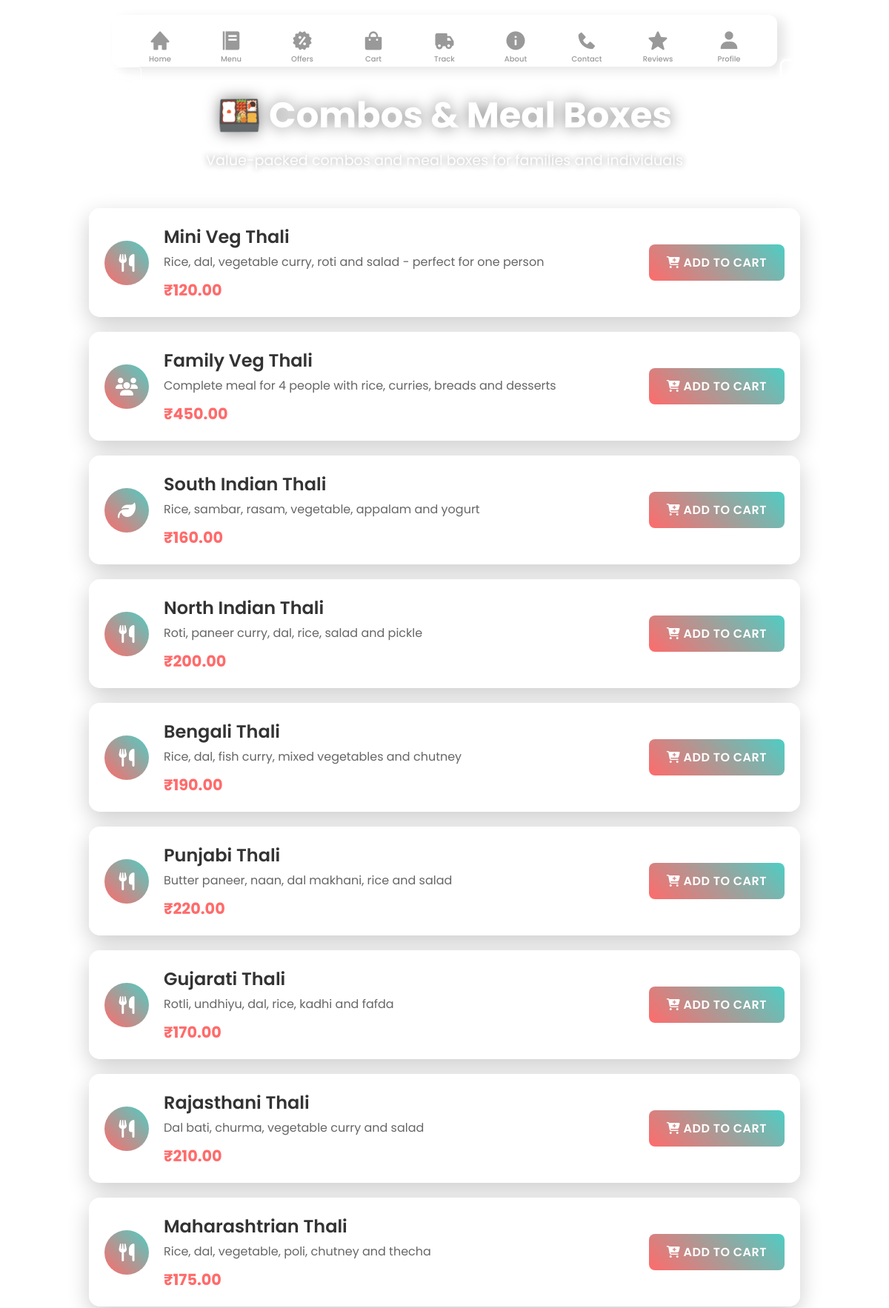
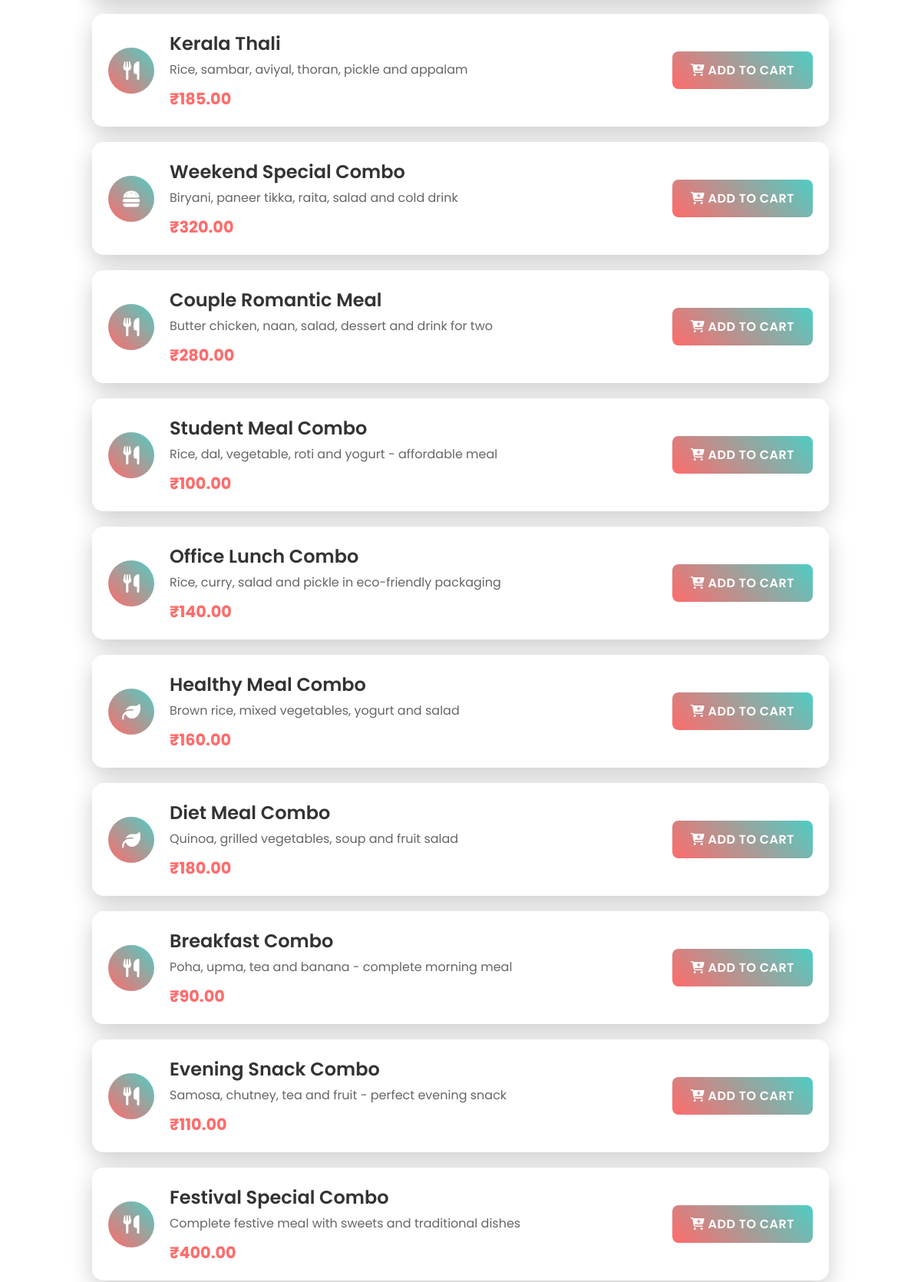
Page /combos/ (signed in, upper part) on the committed database (2 pictures, top to bottom).
### cloud_kitchen/models.py (models this page shows, shortened)
class FoodItem(models.Model):
    category = models.ForeignKey(Category, on_delete=models.CASCADE, related_name='food_items')
    name = models.CharField(max_length=100)
    description = models.TextField()
    price = models.DecimalField(max_digits=8, decimal_places=2)
    icon_class = models.CharField(max_length=50, help_text="FontAwesome icon class (e.g., 'fas fa-hamburger')")
    is_available = models.BooleanField(default=True)
    created_at = models.DateTimeField(auto_now_add=True)
    updated_at = models.DateTimeField(auto_now=True)
    class Meta:
        ordering = ['created_at']

### cloud_kitchen/views.py (the view)
# urls.py: path('combos/', views.combos_view, name='combos'),
def combos_view(request):
    username = request.session.get('username')
    if not username:
        return redirect('login')
    try:
        category = Category.objects.get(slug='combos')
        food_items = FoodItem.objects.filter(category=category, is_available=True)
    except Category.DoesNotExist:
        food_items = []
    return render(request, 'combos.html', {
        'username': username,
        'food_items': food_items
    })

### cloud_kitchen/templates/combos.html (shortened to what this page needs)
{% load static %}
<!DOCTYPE html>
<html lang="en">
<head>
    <link rel="stylesheet" href="{% static 'menu.css' %}">
    <link href='https://unpkg.com/boxicons@2.1.1/css/boxicons.min.css' rel='stylesheet'>
</head>
<body>
    <nav class="nav">
        <ul class="nav-content">
            <li class="nav-list">
                <a href="{% url 'home' %}" class="link-item">
                    <i class='bx bxs-home link-icon'></i>
                    <span class="link-text">Home</span>
                </a>
            </li>
            <li class="nav-list">
                <a href="{% url 'menu' %}" class="link-item">
                    <i class='bx bxs-food-menu link-icon'></i>
                    <span class="link-text">Menu</span>
                </a>
            </li>
            <li class="nav-list">
                <a href="{% url 'offers' %}" class="link-item">
                    <i class='bx bxs-offer link-icon'></i>
                    <span class="link-text">Offers</span>
                </a>
            </li>
            <li class="nav-list">
                <a href="{% url 'cart' %}" class="link-item">
                    <i class='bx bxs-shopping-bag link-icon'></i>
                    <span class="link-text">Cart</span>
                </a>
            </li>
            <li class="nav-list">
                <a href="{% url 'track' %}" class="link-item">
                    <i class='bx bxs-truck link-icon'></i>
                    <span class="link-text">Track</span>
                </a>
            </li>
            <li class="nav-list">
              <a href="{% url 'about' %}" class="link-item">
                <i class='bx bxs-info-circle link-icon'></i>
                <span class="link-text">About</span>
              </a>
            </li>
            <li class="nav-list">
              <a href="{% url 'contact' %}" class="link-item">
                <i class='bx bxs-phone link-icon'></i>
                <span class="link-text">Contact</span>
              </a>
            </li>
            <li class="nav-list">
                <a href="{% url 'reviews' %}" class="link-item">
                    <i class='bx bxs-star link-icon'></i>
                    <span class="link-text">Reviews</span>
                </a>
            </li>
            <li class="nav-list">
                <a href="{% url 'profile' %}" class="link-item">
                    <i class='bx bxs-user link-icon'></i>
                    <span class="link-text">Profile</span>
                </a>
            </li>
        </ul>
    </nav>
    <div class="logout-container">
        <a href="{% url 'login' %}" class="logout-btn">Logout</a>
    </div>
    <div class="back-container">
        <a href="{% url 'menu' %}" class="back-btn">← Back to Menu</a>
    </div>
    <div class="page-title">
        <h1>🍱 Combos & Meal Boxes</h1>
        <p>Value-packed combos and meal boxes for families and individuals</p>
    </div>
    <div class="items-container">
        {% for item in food_items %}
        <div class="item-card">
            <div class="item-content">
                <div class="item-icon">
                    <i class="{{ item.icon_class }}"></i>
                </div>
                <div class="item-details">
                    <h3>{{ item.name }}</h3>
                    <p>{{ item.description }}</p>
                    <span class="price">₹{{ item.price }}</span>
                </div>
                <button class="add-btn" onclick="addToCart({{ item.id }}, '{{ item.name|escapejs }}')">
                    <i class="fas fa-cart-plus"></i> ADD TO CART
                </button>
            </div>
        </div>
        {% endfor %}
    </div>
</body>
</html>

### cloud_kitchen/static/menu.css (style rules this page uses)
* { margin: 0; padding: 0; box-sizing: border-box; font-family: 'Poppins', sans-serif; }
.nav { position: fixed; top: 20px; left: 50%; transform: translateX(-50%); border-radius: 12px; background: rgba(255, 255, 255, 0.1); backdrop-filter: blur(10px); padding: 0 25px; box-shadow: 10px 5px 15px rgba(0, 0, 0, 0.1); z-index: 1000; }
.nav-content { display: flex; height: 70px; align-items: center; list-style: none; position: relative; gap: 1em; }
.link-item { display: flex; justify-content: center; align-items: center; flex-direction: column; height: 60px; width: 80px; text-decoration: none; transition: all 0.5s cubic-bezier(0.68, -0.55, 0.265, 1.55); }
.link-icon { font-size: 30px; color: #999; transition: all 0.5s cubic-bezier(0.68, -0.55, 0.265, 1.55); }
.link-text { position: absolute; font-size: 10px; font-weight: 500; color: #999; transform: translateY(25px); transition: color 0.5s cubic-bezier(0.68, -0.55, 0.265, 1.55); }
.logout-container { position: fixed; top: 80px; right: 20px; z-index: 1000; }
.logout-btn { position: relative; color: #fff; cursor: pointer; padding: 0.35em 1em; border: 0.15em solid #fff; border-radius: 0.45em; background: none; perspective: 2em; font-family: "Montserrat", sans-serif; font-size: 18px; font-weight: 500; text-transform: uppercase; letter-spacing: 0.1em; box-shadow: inset 0px 0px 0.5em 0px #fff, 0px 0px 0.5em 0px #fff; animation: border-flicker 2s linear infinite; text-decoration: none; display: inline-block; }
.logout-btn::before { content: ""; position: absolute; top: 0; bottom: 0; left: 0; right: 0; opacity: 0.7; filter: blur(1em); transform: translateY(120%) rotateX(95deg) scale(1, 0.35); background: #fff; pointer-events: none; }
.logout-btn::after { content: ""; position: absolute; top: 0; left: 0; right: 0; bottom: 0; opacity: 0; z-index: -1; background-color: #fff; box-shadow: 0 0 2em 0.2em #fff; transition: opacity 100ms linear; }
.container .card .face.face2 .content p, a { font-size: 12px; margin: 0; padding: 0; color: #333; text-align: center; line-height: 1.6; }
.back-container { position: fixed; top: 100px; left: 20px; z-index: 1000; }
.back-btn { color: #fff; text-decoration: none; padding: 10px 20px; border: 1px solid #fff; border-radius: 5px; background: rgba(255, 255, 255, 0.1); backdrop-filter: blur(10px); font-family: "Poppins", sans-serif; font-size: 16px; font-weight: 500; transition: all 0.3s ease; }
.page-title { text-align: center; margin-top: 120px; margin-bottom: 50px; color: #fff; }
.page-title h1 { font-size: 3em; font-weight: 700; text-shadow: 0 0 20px rgba(0, 0, 0, 0.5); margin-bottom: 10px; }
.page-title p { font-size: 1.2em; opacity: 0.9; text-shadow: 0 0 10px rgba(0, 0, 0, 0.5); }
.items-container { max-width: 1000px; margin: 0 auto; padding: 0 20px; }
.item-card { background: rgba(255, 255, 255, 0.95); backdrop-filter: blur(20px); border-radius: 15px; margin-bottom: 20px; padding: 20px; box-shadow: 0 10px 30px rgba(0, 0, 0, 0.2); border: 1px solid rgba(255, 255, 255, 0.3); transition: all 0.3s ease; }
.item-content { display: flex; align-items: center; gap: 20px; }
.item-icon { width: 60px; height: 60px; background: linear-gradient(45deg, #ff6b6b, #4ecdc4); border-radius: 50%; display: flex; align-items: center; justify-content: center; color: #fff; font-size: 24px; flex-shrink: 0; }
.item-details { flex: 1; }
.item-details h3 { font-size: 1.5em; color: #333; margin-bottom: 5px; font-weight: 600; }
.item-details p { color: #666; margin-bottom: 10px; line-height: 1.5; }
.price { font-size: 1.3em; font-weight: 700; color: #ff6b6b; }
.add-btn { background: linear-gradient(45deg, #ff6b6b, #4ecdc4); color: #fff; border: none; padding: 12px 24px; border-radius: 8px; font-size: 16px; font-weight: 600; cursor: pointer; transition: all 0.3s ease; text-transform: uppercase; letter-spacing: 0.5px; }

### rows in the picture
FoodItem: name "Mini Veg Thali", description "Rice, dal, vegetable curry, roti and salad - perfect for one person", price "120.00"
FoodItem: name "Family Veg Thali", description "Complete meal for 4 people with rice, curries, breads and desserts", price "450.00"
FoodItem: name "South Indian Thali", description "Rice, sambar, rasam, vegetable, appalam and yogurt", price "160.00"
FoodItem: name "North Indian Thali", description "Roti, paneer curry, dal, rice, salad and pickle", price "200.00"
FoodItem: name "Bengali Thali", description "Rice, dal, fish curry, mixed vegetables and chutney", price "190.00"
FoodItem: name "Punjabi Thali", description "Butter paneer, naan, dal makhani, rice and salad", price "220.00"
FoodItem: name "Gujarati Thali", description "Rotli, undhiyu, dal, rice, kadhi and fafda", price "170.00"
FoodItem: name "Rajasthani Thali", description "Dal bati, churma, vegetable curry and salad", price "210.00"
FoodItem: name "Maharashtrian Thali", description "Rice, dal, vegetable, poli, chutney and thecha", price "175.00"
FoodItem: name "Kerala Thali", description "Rice, sambar, aviyal, thoran, pickle and appalam", price "185.00"
FoodItem: name "Weekend Special Combo", description "Biryani, paneer tikka, raita, salad and cold drink", price "320.00"
FoodItem: name "Couple Romantic Meal", description "Butter chicken, naan, salad, dessert and drink for two", price "280.00"
FoodItem: name "Student Meal Combo", description "Rice, dal, vegetable, roti and yogurt - affordable meal", price "100.00"
FoodItem: name "Office Lunch Combo", description "Rice, curry, salad and pickle in eco-friendly packaging", price "140.00"
FoodItem: name "Healthy Meal Combo", description "Brown rice, mixed vegetables, yogurt and salad", price "160.00"
FoodItem: name "Diet Meal Combo", description "Quinoa, grilled vegetables, soup and fruit salad", price "180.00"
FoodItem: name "Breakfast Combo", description "Poha, upma, tea and banana - complete morning meal", price "90.00"
FoodItem: name "Evening Snack Combo", description "Samosa, chutney, tea and fruit - perfect evening snack", price "110.00"
FoodItem: name "Festival Special Combo", description "Complete festive meal with sweets and traditional dishes", price "400.00"
